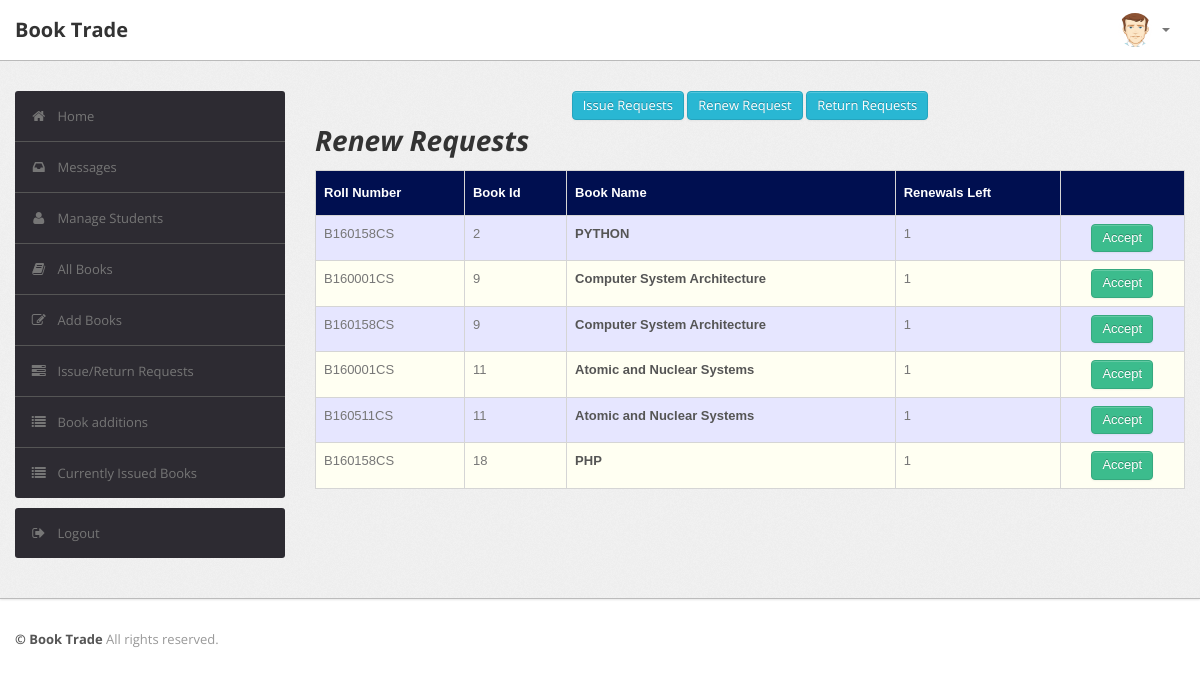
/admin/renew_requests.php (signed in), run on the app's committed database.
### tables this page shows
CREATE TABLE `record` (
  `RollNo` varchar(50) NOT NULL,
  `BookId` int NOT NULL,
  `Date_of_Issue` date DEFAULT NULL,
  `Due_Date` date DEFAULT NULL,
  `Date_of_Return` date DEFAULT NULL,
  `Dues` int DEFAULT NULL,
  `Renewals_left` int DEFAULT NULL,
  `Time` time DEFAULT NULL
);

CREATE TABLE `renew` (
  `RollNo` varchar(50) NOT NULL,
  `BookId` int NOT NULL
);

CREATE TABLE `book` (
  `BookId` int NOT NULL,
  `Title` varchar(50) DEFAULT NULL,
  `Publisher` varchar(50) DEFAULT NULL,
  `Year` varchar(50) DEFAULT NULL,
  `Availability` int DEFAULT NULL
);

### admin/renew_requests.php (the view, shortened to what this page needs)
<?php
require('dbconn.php');
?>
<?php
if ($_SESSION['RollNo']) {
    ?>
<!DOCTYPE html>
<html lang="en">
    <head>
        <link type="text/css" href="bootstrap/css/bootstrap.min.css" rel="stylesheet">
        <link type="text/css" href="bootstrap/css/bootstrap-responsive.min.css" rel="stylesheet">
        <link type="text/css" href="css/theme.css" rel="stylesheet">
        <link type="text/css" href="images/icons/css/font-awesome.css" rel="stylesheet">
    </head>
    <body>
        <div class="navbar navbar-fixed-top">
            <div class="navbar-inner">
                <div class="container">
                        <a class="brand" href="index.php">Book Trade </a>
                    <div class="nav-collapse collapse navbar-inverse-collapse">
                        <ul class="nav pull-right">
                            <li class="nav-user dropdown"><a href="#" class="dropdown-toggle" data-toggle="dropdown">
                                <img src="images/user.png" class="nav-avatar" />
                                <b class="caret"></b></a>
                            </li>
                        </ul>
                    </div>
                </div>
            </div>
        </div>
        <div class="wrapper">
            <div class="container">
                <div class="row">
                    <div class="span3">
                        <div class="sidebar">
                            <ul class="widget widget-menu unstyled">
                                <li class="active"><a href="index.php"><i class="menu-icon icon-home"></i>Home
                                </a></li>
                                 <li><a href="message.php"><i class="menu-icon icon-inbox"></i>Messages</a>
                                </li>
                                <li><a href="student.php"><i class="menu-icon icon-user"></i>Manage Students </a>
                                </li>
                                <li><a href="book.php"><i class="menu-icon icon-book"></i>All Books </a></li>
                                <li><a href="addbook.php"><i class="menu-icon icon-edit"></i>Add Books </a></li>
                                <li><a href="requests.php"><i class="menu-icon icon-tasks"></i>Issue/Return Requests </a></li>
                                <li><a href="bookadditions.php"><i class="menu-icon icon-list"></i>Book additions </a></li>
                                <li><a href="current.php"><i class="menu-icon icon-list"></i>Currently Issued Books </a></li>
                            </ul>
                            <ul class="widget widget-menu unstyled">
                                <li><a href="logout.php"><i class="menu-icon icon-signout"></i>Logout </a></li>
                            </ul>
                        </div>
                    </div>
                    <div class="span9">
                        <center>
                        <a href="issue_requests.php" class="btn btn-info">Issue Requests</a>
                        <a href="renew_requests.php" class="btn btn-info">Renew Request</a>
                        <a href="return_requests.php" class="btn btn-info">Return Requests</a>
                        </center>
                        <h1><i>Renew Requests</i></h1>
                        <table class="table" id = "tables">
                                  <thead>
                                    <tr>
                                      <th>Roll Number</th>
                                      <th>Book Id</th>
                                      <th>Book Name</th>
                                      <th>Renewals Left</th>
                                      <th></th>
                                    </tr>
                                  </thead>
                                  <tbody>
                                    <?php
                            $sql="select * from LMS.record,LMS.book,LMS.renew where renew.BookId=book.BookId and renew.RollNo=record.RollNo and renew.BookId=record.BookId";
                            $result=$conn->query($sql);
                            while($row=$result->fetch_assoc())
                            {
                                $bookid=$row['BookId'];
                                $rollno=$row['RollNo'];
                                $name=$row['Title'];
                                $renewals=$row['Renewals_left'];
                            ?>
                                    <tr>
                                      <td><?php echo strtoupper($rollno) ?></td>
                                      <td><?php echo $bookid ?></td>
                                      <td><b><?php echo $name ?></b></td>
                                      <td><?php echo $renewals ?></td>
                                      <td><center>
                                        <?php
                                        if($renewals > 0)
                                        {echo "<a href=\"acceptrenewal.php?id1=".$bookid."&id2=".$rollno."\" class=\"btn btn-success\">Accept</a>";}
                                         ?>
                                    </center></td>
                                    </tr>
                               <?php } ?>
                               </tbody>
                                </table>
                            </div>
                </div>
            </div>
        </div>
<div class="footer">
            <div class="container">
                <b class="copyright">&copy; Book Trade </b>All rights reserved.
            </div>
        </div>
    </body>
</html>
<?php }
else {
    echo "<script type='text/javascript'>alert('Access Denied!!!')</script>";
} ?>

### admin/css/theme.css (style rules this page uses)
#tables { font-family: "Trebuchet MS", Arial, Helvetica, sans-serif; border-collapse: collapse; width: 100%; }
#tables td, #tables th { border: 1px solid #ddd; padding: 8px; }
#tables tr:nth-child(even) { background-color: #fffff2; }
#tables tr:nth-child(odd) { background-color: #e6e6ff; }
#tables th { padding-top: 12px; padding-bottom: 12px; text-align: left; background-color: #000F50; color: white; }
body { font-size: 13px; font-family: 'Open Sans', Arial, sans-serif; background: #fff; color: #777 }
h1, h2, h3, h4, h5, h6 { color: #333; margin-top: 0 }
h1 { font-size: 28px }
strong, b { color: #555 }
.wrapper { background: url(../images/bg.png) #eee; border-bottom: 1px solid #bbb; -webkit-box-shadow: 0 1px 2px rgba(0,0,0,0.1); -moz-box-shadow: 0 1px 2px rgba(0,0,0,0.1); box-shadow: 0 1px 2px rgba(0,0,0,0.1); padding: 30px 0 }
.footer { color: #999; padding: 30px 0 60px }
body [class^="icon-"], body [class*=" icon-"] { font-size: 14px; line-height: 20px; height: 20px }
.navbar { position: static!important; margin: 0!important }
.navbar .navbar-inner { background: #fff; border-bottom: 1px solid #bbb; -webkit-box-shadow: 0 1px 2px rgba(0,0,0,0.15); -moz-box-shadow: 0 1px 2px rgba(0,0,0,0.15); box-shadow: 0 1px 2px rgba(0,0,0,0.15) }
.navbar .brand { color: #333; font-weight: bold; font-size: 20px; margin-right: 20px; padding: 20px }
.navbar .nav>li>a { padding: 20px 15px; font-weight: bold; color: #777 }
.nav-user>a { height: 20px }
.nav-avatar { width: 34px; height: 34px; margin: -7px 5px 0 0; -webkit-border-radius: 50%; -moz-border-radius: 50%; border-radius: 50% }
.btn, .btn-box { -webkit-border-radius: 3px; -moz-border-radius: 3px; border-radius: 3px }
.btn { font-size: 13px; font-weight: 600 }
.btn { display: inline-block; margin-bottom: 0; font-weight: 400; text-align: center; vertical-align: middle; cursor: pointer; background-image: none; border: 1px solid transparent; white-space: nowrap; padding: 4px 10px; font-size: 13px; line-height: 1.42857; border-radius: 4px; -webkit-user-select: none; -moz-user-select: none; -ms-user-select: none; user-select: none }
.btn-success { color: #fff; background-color: #3cbc8d; border-color: #36a97f }
.btn-info { color: #fff; background-color: #29b7d3; border-color: #25a4be }
.table { margin-bottom: 0 }
.table th, .table td { border-color: #d5d5d5!important }
.widget-menu { background: #fff; -webkit-border-radius: 3px; -moz-border-radius: 3px; border-radius: 3px; overflow: hidden }
.widget-menu a { color: #555; display: block; line-height: 20px; padding: 15px; text-decoration: none!important }
.widget-menu .menu-icon { margin-right: 10px; color: #767676; -webkit-transition: all .2s ease-in-out; -moz-transition: all .2s ease-in-out; transition: all .2s ease-in-out; }
.widget-menu>li+li { border-top: 1px solid #555 }
.widget-menu>li>a { background-color: #2d2b32; color: #767676; -webkit-transition: all .2s ease-in-out; -moz-transition: all .2s ease-in-out; transition: all .2s ease-in-out; }

### data on the page
record: renew.RollNo "B160158CS", renew.BookId "2", BookId.Title "PYTHON", Renewals_left "1"
record: renew.RollNo "B160001CS", renew.BookId "9", BookId.Title "Computer System Architecture", Renewals_left "1"
record: renew.RollNo "B160158CS", renew.BookId "9", BookId.Title "Computer System Architecture", Renewals_left "1"
record: renew.RollNo "B160001CS", renew.BookId "11", BookId.Title "Atomic and Nuclear Systems", Renewals_left "1"
record: renew.RollNo "B160511CS", renew.BookId "11", BookId.Title "Atomic and Nuclear Systems", Renewals_left "1"
record: renew.RollNo "B160158CS", renew.BookId "18", BookId.Title "PHP", Renewals_left "1"
